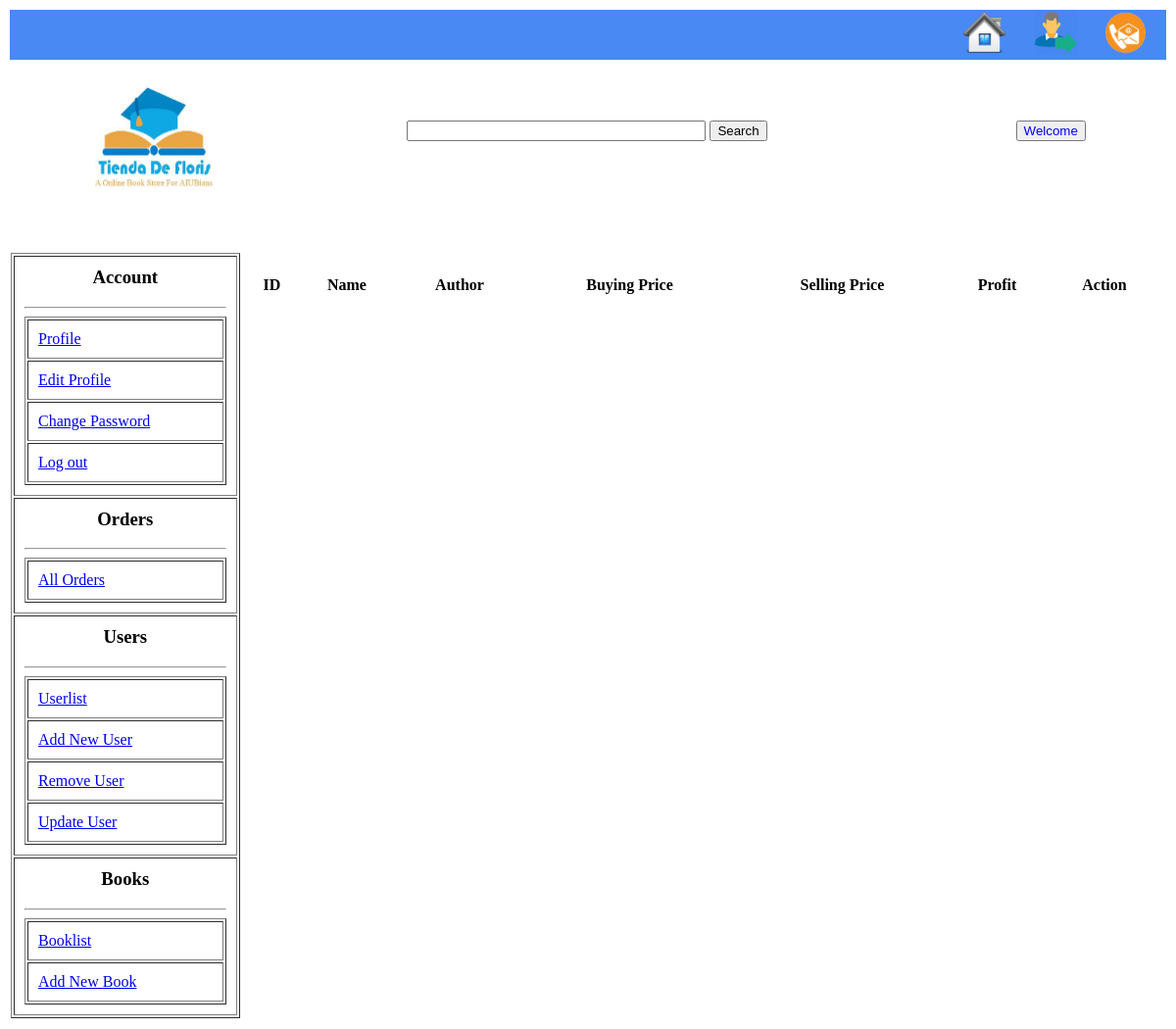
Page /app/controller/Admin/booklist.php on the earlier database version.
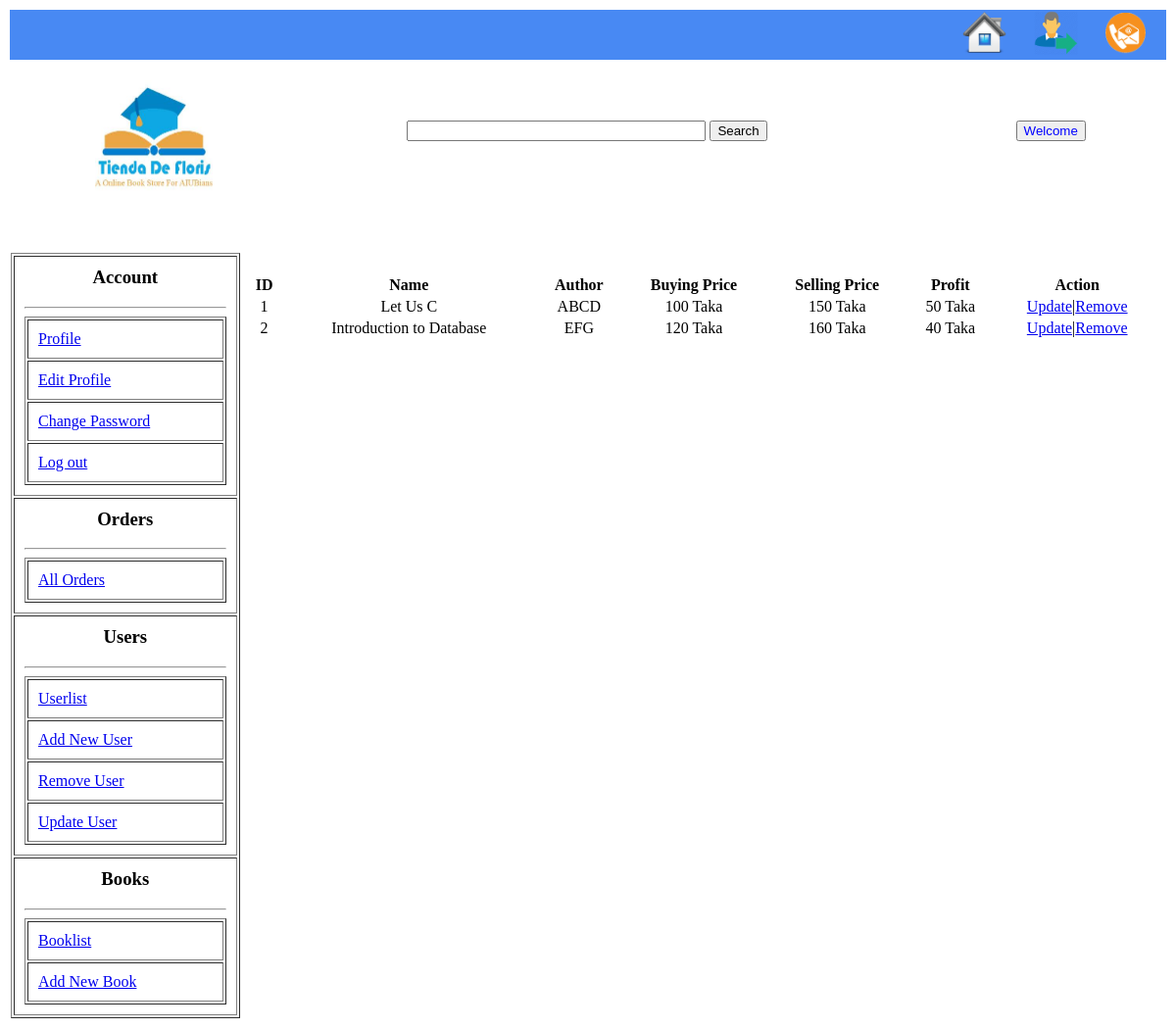
Same page on the later database version.
### tables this page shows
CREATE TABLE `book` (
  `BOOK_ID` int(255) NOT NULL,
  `NAME` varchar(255) NOT NULL,
  `AUTHOR` varchar(255) NOT NULL,
  `COURSE_ID` int(255) NOT NULL,
  `COPIES` int(11) NOT NULL,
  `BUYING PRICE` float NOT NULL,
  `SELLING PRICE` float NOT NULL
);

### app/controller/Admin/booklist.php (called while the page is built, shortened)
<?php
include(dirname(__DIR__).'/Admin/view/booklist.php');
?>

### data/data_access.php (called while the page is built, shortened)
<?php
    $host="localhost";
    $user="root";
    $pass="";
    $dbname="BookStore_DB";
    function executeSQL($sql){
        global $host, $user, $pass, $dbname, $port;
        $link=mysqli_connect($host, $user, $pass, $dbname);
		if($link){
			$result = mysqli_query($link, $sql);
		}
		else
			echo "NOT Connected";
        return $result;
    }
?>

### data/book_data_access.php (called while the page is built, shortened)
<?php include(dirname(__DIR__).'/data/data_access.php'); ?>
<?php
    function getAllBooksFromDb(){
        $sql = "SELECT * FROM book";
        $result = executeSQL($sql);
        $book = array();
        for($i=0; $row=mysqli_fetch_assoc($result); ++$i){
            $book[$i] = $row;
        }
        return $book;
    }
?>

### service/book.php (called while the page is built, shortened)
<?php dirname(__DIR__); include(dirname(__DIR__).'/data/book_data_access.php');?>
<?php
    function getAllBooks(){
        return getAllBooksFromDb();
    }
?>

### app/controller/Admin/view/booklist.php (the view, shortened to what this page needs)
<?php
include(realpath("view/header.php"));
include(dirname(__DIR__).'/../../../Service/book.php');
?>
<html>
	<head>
	</head>
	<body>
		<table border="0" width="100%">
			<tr valign="top">
				<td width="20%">
					<?php include("sidebar.php");?>
				</td>
				<td>
		<table align="center" width="100%">
			<tr>
				<td >
					<br/>
					  <table  width="100%">
						<tr>
						<th>ID</th>
						<th>Name</th>
						<th>Author</th>
						<th>Buying Price</th>
						<th>Selling Price</th>
						<th>Profit</th>
						<th>Action</th>
						</tr>
						<?php $fetchedbook=getAllBooks();
						foreach($fetchedbook as $book){
						?>
						<tr align="center">
						<td><?php echo $book['BOOK_ID'];?></td>
						<td><?php echo $book['NAME'];?></td>
						<td><?php echo $book['AUTHOR'];?></td>
						<td><?php echo $book['BUYING PRICE']." "."Taka";?></td>
						<td><?php echo $book['SELLING PRICE']." "."Taka";?></td>
						<td><?php echo $book['SELLING PRICE']-$book['BUYING PRICE']." "."Taka";?></td>
						<td><a href="updateB.php?m=<?php echo $book['BOOK_ID'];?>">Update</a>|<a href="removeB.php?m=<?php echo $book['BOOK_ID'];?>">Remove</a></th>
						</tr>
						<?php } ?>
					  </table>
				</td>
				</td>
			</tr>
	</body>
</html>

Differences in the rows shown:
added book: BOOK_ID "1", NAME "Let Us C", AUTHOR "ABCD", BUYING PRICE "100", SELLING PRICE "150", $book['SELLING PRICE']-$book['BUYING PRICE'] "50"
added book: BOOK_ID "2", NAME "Introduction to Database", AUTHOR "EFG", BUYING PRICE "120", SELLING PRICE "160", $book['SELLING PRICE']-$book['BUYING PRICE'] "40"
